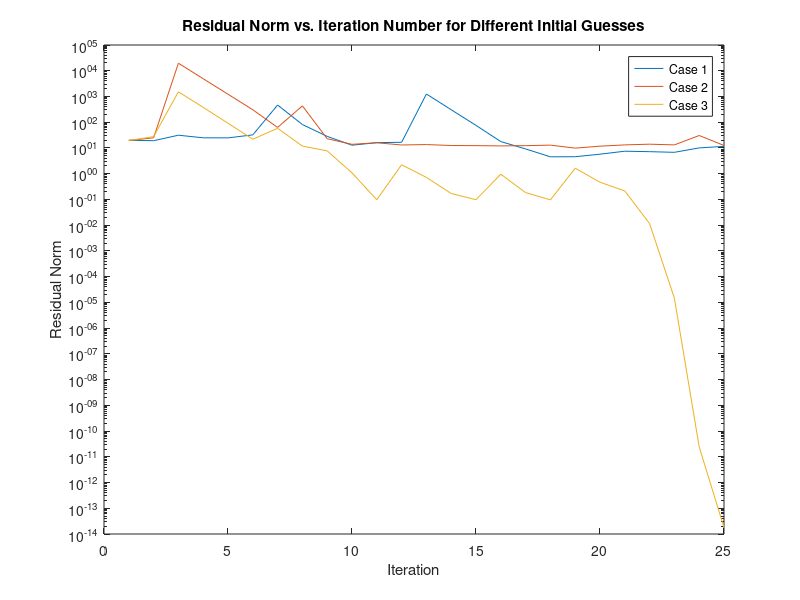

Recreate this plot in MATLAB.
f = @(x) [x(1)^2 - x(2) - sin(x(3)); x(1) - x(2) + sin(10*x(2)) + 20; (1 - x(1))*x(3) - 2];
J = @(x) [2*x(1), -1, -cos(x(3)); 1, -1 + 10*cos(10*x(2)), 0; -x(3), 0, 1 - x(1)];

x0_cases = [[0; 0; 0], [1; 1; 1], [1; 0.5; 1]];
tol = 1e-12;

max_iterations = 500;
n_cases = size(x0_cases, 2);
res_norm = zeros(max_iterations, n_cases);

% Iterate for each initial guess
for c = 1:n_cases
    x0 = x0_cases(:, c);
    i = 0;
    while i < max_iterations
        i = i + 1;
        % Evaluate the function and Jacobian at the current guess
        fx = f(x0);
        Jx = J(x0);

        % Compute the Newton update and update the guess
        dx = -Jx \ fx;
        x0 = x0 + dx;

        % Compute the residual norm and store it for plotting
        res_norm(i, c) = norm(fx, inf);
        if res_norm(i, c) < tol
            break;
        end
    end
end

% Plot the residual norm vs. iteration number for each case in the same plot
figure;
semilogy(1:i, res_norm(1:i, 1), 'DisplayName', ['Case 1']);
hold on;
semilogy(1:i, res_norm(1:i, 2), 'DisplayName', ['Case 2']);
semilogy(1:i, res_norm(1:i, 3), 'DisplayName', ['Case 3']);
xlabel('Iteration');
ylabel('Residual Norm');
title('Residual Norm vs. Iteration Number for Different Initial Guesses');
legend;

% Display the number of iterations for the third case
num_iterations_third_case = find(res_norm(:, 3) < tol, 1);
disp(['Number of iterations for the third case: ', num2str(num_iterations_third_case)]);


